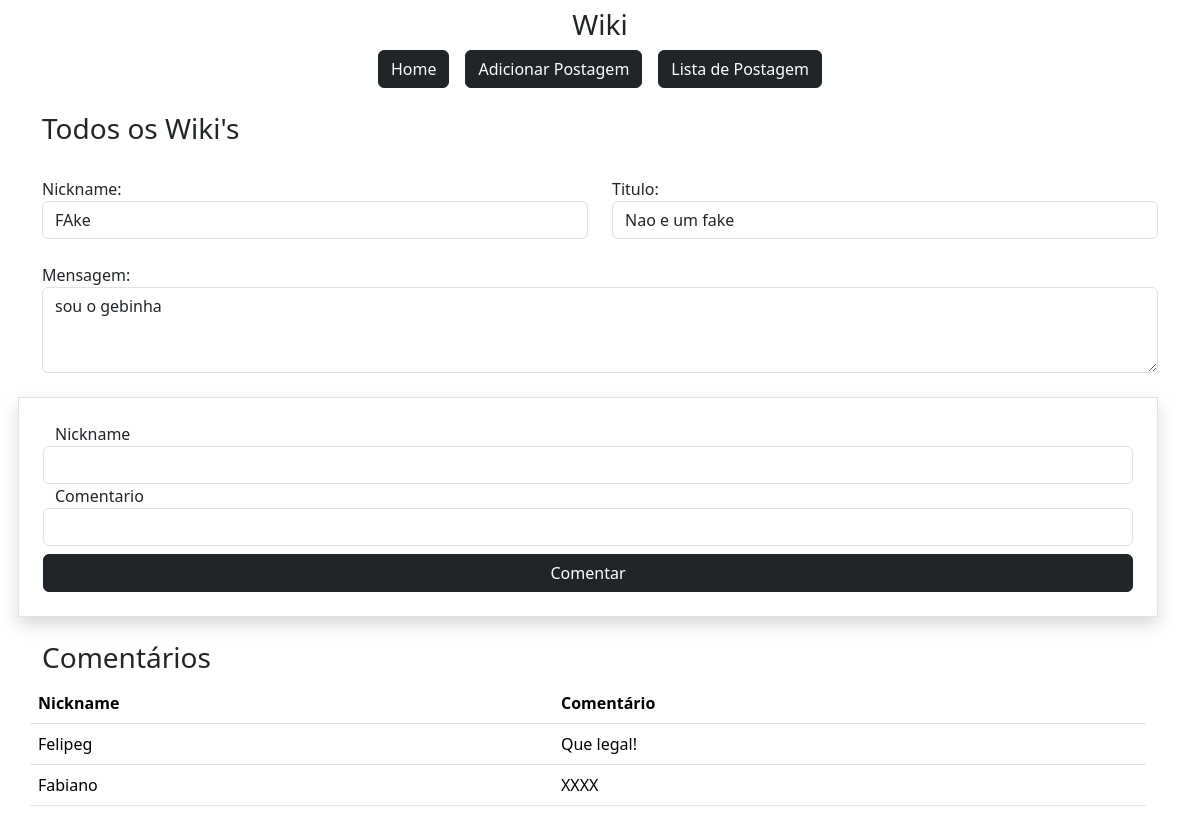
The app's page /lista/3 with its own data.
### app/models.py (models this page shows)
class Wiki(db.Model):
    id = db.Column(db.Integer, primary_key=True)
    data_envio = db.Column(db.DateTime, default=datetime.now())
    nickname = db.Column(db.String)
    titulo = db.Column(db.String)
    mensagem = db.Column(db.String)
    curtidas = db.Column(db.Integer, default=0)
    respostas = db.relationship("Resposta", back_populates="wiki")

class Resposta(db.Model):
    id_resposta = db.Column(db.Integer, primary_key=True)
    nickname = db.Column(db.String)
    resposta = db.Column(db.String)
    wiki_id = db.Column(db.Integer, db.ForeignKey('wiki.id'))
    wiki = db.relationship("Wiki", back_populates="respostas", foreign_keys=[wiki_id], remote_side=[Wiki.id])

### app/view.py (the view)
@app.route('/lista/<int:id>', methods=['GET', 'POST'])
def contatoDetail(id):
    form = RespostaForm()
    obj = Wiki.query.get(id)
    if form.validate_on_submit():
        form.save(id)
        return redirect(url_for('listaPagina'))
    return render_template('contatoDetail.html', id=id, obj=obj, form=form)

### app/forms.py (shortened to what this page needs)
class RespostaForm(FlaskForm):
    nickname= StringField('Nickname',validators=[DataRequired()])
    resposta = StringField("Comentario",validators=[DataRequired()])
    btnSubmitt = SubmitField('Comentar')

### app/templates/contatoDetail.html (shortened to what this page needs)
{% extends 'base.html' %}
{% block content %}
<div class="container">
{% include 'nave.html' %}
<div class="row mt-4">
    <h3>Todos os Wiki's</h3>
    <div class="col-md-6 mt-4">
        Nickname:
        <input type="text" value="{{obj.nickname}}" class="form-control btn-dark text-dark" readonly>
    </div>
    <div class="col-md-6 mt-4">
        Titulo:
        <input type="text" value="{{obj.titulo}}" class="form-control btn-dark text-dark" readonly>
    </div>
    <div class="col-md-12 mt-4">
        Mensagem:
        <textarea type="text" rows="3" class="form-control btn-dark text-dark" readonly>{{obj.mensagem}}</textarea>
    </div>
    <form action="" method="post" class="row mt-4 p-4 round border shadow">
        {{form.nickname.label()}}
        {{form.nickname(class="form-control")}}
        {{ form.resposta.label() }}
        {{ form.resposta(class="form-control") }}
        {{ form.btnSubmitt(class="btn btn-dark col-12 mt-2") }}
    </form>
    <div class="row mt-4">
        <h3>Comentários</h3>
        <table class="table">
            <thead>
                <tr>
                    <th>Nickname</th>
                    <th>Comentário</th>
                </tr>
            </thead>
            <tbody>
                {% for comentario in obj.respostas %}
                <tr>
                    <td>{{ comentario.nickname }}</td>
                    <td>{{ comentario.resposta }}</td>
                </tr>
                {% endfor %}
            </tbody>
        </table>
    </div>
</div>
{% endblock %}

### records on screen
Wiki: nickname "FAke", titulo "Nao e um fake", mensagem "sou o gebinha"
Resposta: nickname "Felipeg", resposta "Que legal!"
Resposta: nickname "Fabiano", resposta "XXXX"
